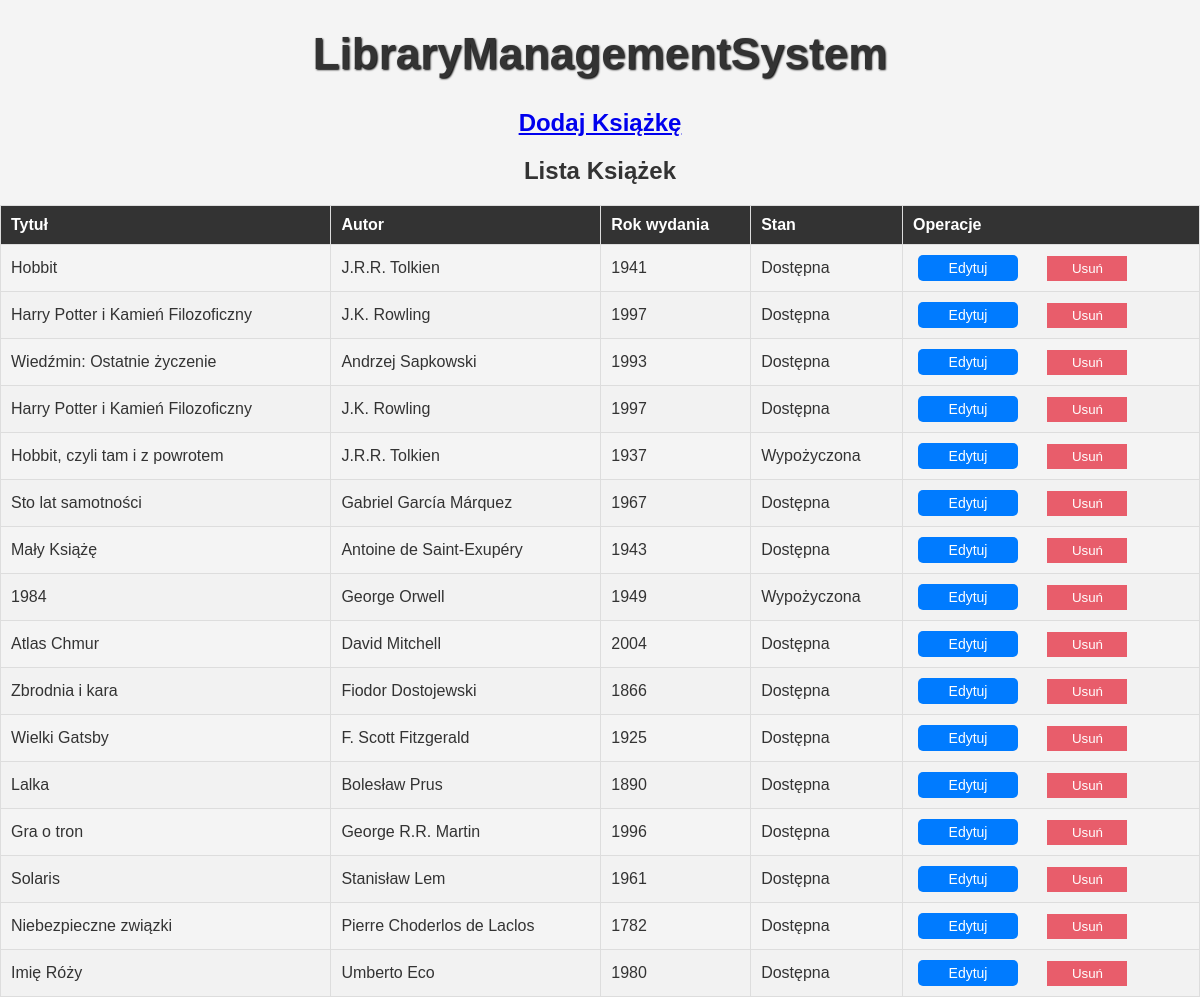
Screenshot of /manage_books.php with the database file from the repository.
### tables this page shows
CREATE TABLE `ksiazki` (
  `KsiazkaID` int(11) NOT NULL,
  `Tytul` varchar(255) NOT NULL,
  `Autor` varchar(255) NOT NULL,
  `Rok_wydania` int(11) DEFAULT NULL,
  `Stan` enum('Dostępna','Wypożyczona') NOT NULL
);

### manage_books.php (the view, shortened to what this page needs)
<!DOCTYPE html>
<html lang="pl">
<head>
    <link rel="stylesheet" href="style.css">
</head>
<body>
    <div class="manage-books-container">
        <a href="admin.php" class="link-title"><h1>LibraryManagementSystem</h1></a>
        <h2><a href="add_book_form.php" class="add-book-link">Dodaj Książkę</a></h2>
        <h2>Lista Książek</h2>
        <table class="book-table">
            <thead>
                <tr>
                    <th>Tytuł</th>
                    <th>Autor</th>
                    <th>Rok wydania</th>
                    <th>Stan</th>
                    <th>Operacje</th>
                </tr>
            </thead>
            <tbody>
            <?php
            include 'config.php';
            $sql = "SELECT KsiazkaID, Tytul, Autor, Rok_wydania, Stan FROM Ksiazki";
            $result = mysqli_query($conn, $sql);
            if (mysqli_num_rows($result) > 0) {
                while ($ksiazka = mysqli_fetch_assoc($result)) {
                    echo "<tr>";
                    echo "<td>" . htmlspecialchars($ksiazka['Tytul']) . "</td>";
                    echo "<td>" . htmlspecialchars($ksiazka['Autor']) . "</td>";
                    echo "<td>" . htmlspecialchars($ksiazka['Rok_wydania']) . "</td>";
                    echo "<td>" . htmlspecialchars($ksiazka['Stan']) . "</td>";
                    echo "<td>";
                    echo "<a href='edit_book.php?book_id=" . $ksiazka['KsiazkaID'] . "' class='edit-link'>Edytuj</a> ";
                    echo "<form action='delete_book.php' method='post' onsubmit='return confirm(\"Czy na pewno chcesz usunąć tę książkę?\");' class='delete-form' style='display: inline;'>";
                    echo "<button type='submit' class='delete-button'>Usuń</button>";
                    echo "</form>";
                    echo "</td>";
                    echo "</tr>";
                }
            } else {
                echo "<tr><td colspan='5'>Brak dostępnych książek.</td></tr>";
            }
            ?>
            </tbody>
        </table>
    </div>
</body>
</html>

### style.css (style rules this page uses)
body { font-family: Arial, sans-serif; margin: 0; padding: 0; background-color: #f4f4f4; color: #333; }
.manage-books-container a.edit-link { text-decoration: none; color: white; background-color: #007bff; padding: 5px 10px; border-radius: 5px; font-size: 14px; margin-right: 10px; display: inline-block; transition: background-color 0.3s; }
.manage-books-container form { margin-left: 10px; }
table { width: 100%; border-collapse: collapse; margin-top: 20px; }
table, th, td { border: 1px solid #ddd; }
th, td { padding: 10px; text-align: left; }
th { background-color: #333; color: white; }
tr:nth-child(even) { background-color: #f2f2f2; }
.edit-link, .delete-button { padding: 5px 10px; border: none; color: white; text-decoration: none; display: inline-block; cursor: pointer; width: 80px; text-align: center; }
.delete-button { background-color: #e85d6b; margin-left: 5px; }
.delete-form { display: inline-block; }
.edit-link { background-color: #0056b3; margin-left: 5px; }
h1 { text-align: center; font-size: 44px; }
h2, h3 { text-align: center; }
.link-title { text-decoration: none; font-size: 24px; color: #333; font-weight: bold; text-shadow: 1px 1px 2px #000; }

### rows the page displays
ksiazki: Tytul "Hobbit", Autor "J.R.R. Tolkien", Rok_wydania "1941", Stan "Dostępna"
ksiazki: Tytul "Harry Potter i Kamień Filozoficzny", Autor "J.K. Rowling", Rok_wydania "1997", Stan "Dostępna"
ksiazki: Tytul "Wiedźmin: Ostatnie życzenie", Autor "Andrzej Sapkowski", Rok_wydania "1993", Stan "Dostępna"
ksiazki: Tytul "Harry Potter i Kamień Filozoficzny", Autor "J.K. Rowling", Rok_wydania "1997", Stan "Dostępna"
ksiazki: Tytul "Hobbit, czyli tam i z powrotem", Autor "J.R.R. Tolkien", Rok_wydania "1937", Stan "Wypożyczona"
ksiazki: Tytul "Sto lat samotności", Autor "Gabriel García Márquez", Rok_wydania "1967", Stan "Dostępna"
ksiazki: Tytul "Mały Książę", Autor "Antoine de Saint-Exupéry", Rok_wydania "1943", Stan "Dostępna"
ksiazki: Tytul "1984", Autor "George Orwell", Rok_wydania "1949", Stan "Wypożyczona"
ksiazki: Tytul "Atlas Chmur", Autor "David Mitchell", Rok_wydania "2004", Stan "Dostępna"
ksiazki: Tytul "Zbrodnia i kara", Autor "Fiodor Dostojewski", Rok_wydania "1866", Stan "Dostępna"
ksiazki: Tytul "Wielki Gatsby", Autor "F. Scott Fitzgerald", Rok_wydania "1925", Stan "Dostępna"
ksiazki: Tytul "Lalka", Autor "Bolesław Prus", Rok_wydania "1890", Stan "Dostępna"
ksiazki: Tytul "Gra o tron", Autor "George R.R. Martin", Rok_wydania "1996", Stan "Dostępna"
ksiazki: Tytul "Solaris", Autor "Stanisław Lem", Rok_wydania "1961", Stan "Dostępna"
ksiazki: Tytul "Niebezpieczne związki", Autor "Pierre Choderlos de Laclos", Rok_wydania "1782", Stan "Dostępna"
ksiazki: Tytul "Imię Róży", Autor "Umberto Eco", Rok_wydania "1980", Stan "Dostępna"
